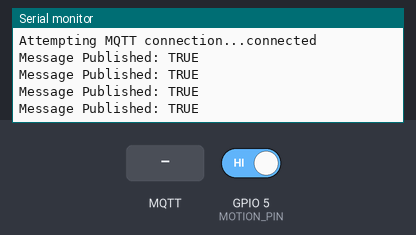
The sketch below on a simulated ESP8266 (NodeMCU). On the bench: the last lines printed to the serial monitor. Inputs (shaded band) come from the test bench; at power-on: GPIO 5 (MOTION_PIN) HIGH. WiFi joins after 1.5 s; servers stay silent unless stated; random numbers use the default seed unless the sketch sets one; no MQTT or app messages arrive unless stated.

Above: at 2.7 s.
2.8 s: GPIO 5 (MOTION_PIN) driven LOW
At 4.2 s:
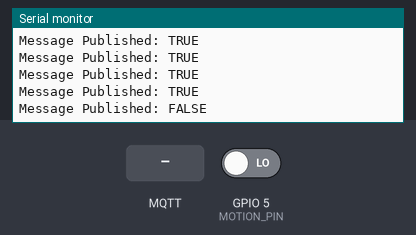
4.5 s: MQTT message "on" arrives on the first subscribed topic
At 5.7 s:
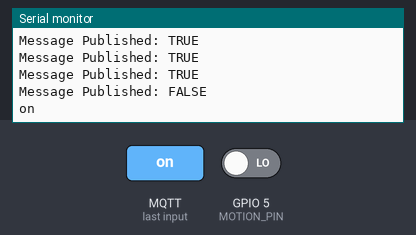
6.0 s: MQTT message "off" arrives on the first subscribed topic
At 6.9 s:
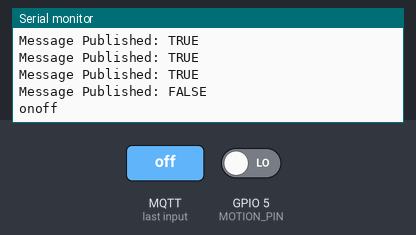

Measured:
- after the input at 2.8 s, the serial monitor: prints a new line after 0.27 s (image 1)
- after the input at 4.5 s, the serial monitor: prints a new line after 0.07 s (image 2)
- after the input at 6.0 s, the serial monitor: prints a new line after 0.07 s (image 3)

The sketch:

PIR_Motion_Sensor_ESP8266_V1.2.ino.ino
```cpp
/*
Project:  PIR Motion dedector with a ESP8266 / NodeMCU
Author:   Thomas Edlinger for www.edistechlab.com
Date:     Created 03.11.2019 / updated xx.xx.xxxx
Version:  Edi's Techlab Template V1.1

Changelog Techlab Template:
OTA implementation
Placeholder for inTopics

Required libraries (sketch -> include library -> manage libraries)
 - ESP8266WiFi by Ivan Grokhotkov
 - PubSubClient by Nick ‘O Leary
 - ArduinoOTA
 - Adafruit Sensor library

Wirering for the Motion Sensor:
HC-SR501    NodeMCU
VCC         3.3V
GND         G
OUT         D1 / GPIO5
*/

#include <ESP8266WiFi.h>
#include <PubSubClient.h>
#include <ArduinoOTA.h>
#include <Adafruit_Sensor.h>

#define wifi_ssid "your_SSID"
#define wifi_password "your_Password"

#define mqtt_server "PiHomeserver.local"  //#define mqtt_server "your_MQTT_Server_IP"
#define mqtt_user "your_username"
#define mqtt_password "your_password"

#define ESPHostname "ESP8266_02"

#define motion_topic "esp02/motion"

#define inTopic "esp02/inTopic"
#define outTopic "esp02/outTopic"


float diff = 1.0;

unsigned long delayTime;
const int MOTION_PIN = 5;
int pir = 1;

WiFiClient espClient;
PubSubClient client(espClient);
long lastMsg = 0;
char msg[50];
int value = 0;

void setup() {
  Serial.begin(115200);
  pinMode(MOTION_PIN, INPUT);
  setup_wifi();
   ArduinoOTA.setHostname(ESPHostname);
  // ArduinoOTA.setPassword("admin");
  ArduinoOTA.begin();
  client.setServer(mqtt_server, 1883);
  client.setCallback(callback);
  delayTime = 1000;
}

void loop() {
  if (!client.connected()) {
    reconnect();
  }
  client.loop();
  ArduinoOTA.handle();

  if ((digitalRead(MOTION_PIN)) == 0) delay(250);

  else {
    client.publish(motion_topic, "TRUE");
    Serial.println("Message Published: TRUE");
    while (digitalRead(MOTION_PIN) == 1) {
      client.publish(motion_topic, "TRUE");
      Serial.println("Message Published: TRUE");
      delay(500);
    }
    pir = 0;
    client.publish(motion_topic, "FALSE");
    Serial.println("Message Published: FALSE");
    delay(500);
  }

}

void setup_wifi() {
  delay(10);
  // We start by connecting to a WiFi network
  Serial.println();
  Serial.print("Connecting to ");
  Serial.println(wifi_ssid);

  WiFi.begin(wifi_ssid, wifi_password);

  while (WiFi.status() != WL_CONNECTED) {
    delay(500);
    Serial.print(".");
  }
  Serial.println("");
  Serial.println("WiFi connected");
  Serial.println("IP address: ");
  Serial.println(WiFi.localIP());
}

void callback(char* topic, byte* payload, unsigned int length) {
  for (int i = 0; i < length; i++) {
    Serial.print((char)payload[i]);
  }
  if ((char)payload[0] == '1') {
    //If the first Value of the payload is 1
  } else {
    // Room for Code
  }
}

void reconnect() {
  // Loop until we're reconnected
  while (!client.connected()) {
    Serial.print("Attempting MQTT connection...");
    // Create a random client ID
    String clientId = "ESP8266-";
    clientId += String(random(0xffff), HEX);
    // Attempt to connect
    if (client.connect(clientId.c_str(), mqtt_user, mqtt_password)) {
      Serial.println("connected");
      // Once connected, publish an announcement...
      client.publish(outTopic, ESPHostname);
      // ... and resubscribe
      client.subscribe(inTopic);
    } else {
      Serial.print("failed, rc=");
      Serial.print(client.state());
      Serial.println(" try again in 5 seconds");
      // Wait 5 seconds before retrying
      delay(5000);
    }
  }
}
```
